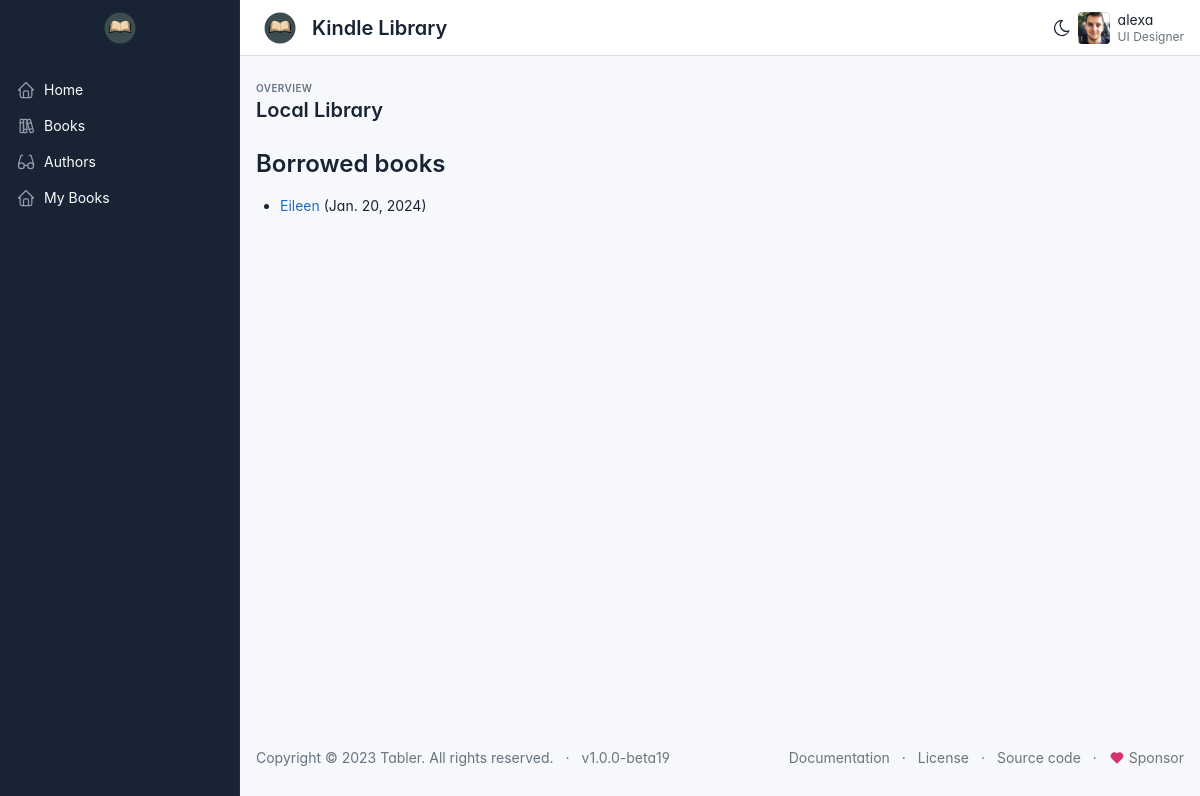
/mybooks/ (signed in), run on an earlier commit of the app's database.
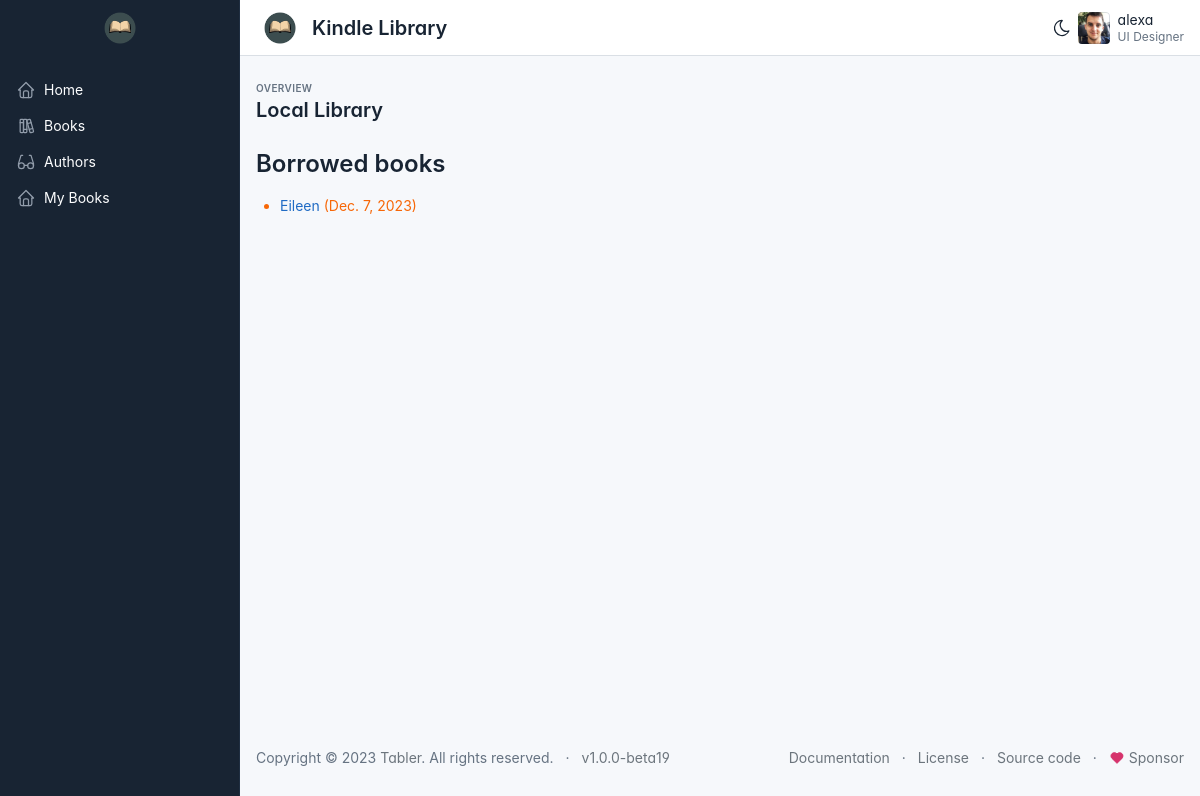
And on a later commit of the database.
### catalog/models.py (models this page shows, shortened)
class BookInstance(models.Model):
    id = models.UUIDField(primary_key=True, default=uuid.uuid4, help_text='Unique ID for this particular book across whole library')
    book = models.ForeignKey('Book', on_delete=models.RESTRICT,
    null=True)
    imprint = models.CharField(max_length=200)
    due_back = models.DateField(null=True, blank=True)
    borrower = models.ForeignKey(User, on_delete=models.SET_NULL, null=True, blank=True)
    LOAN_STATUS = (
        ('m', 'Maintence'),
        ('o', 'On loan'),
        ('a', 'Avaiable'),
        ('r', 'Reserved'),
    )
    status = models.CharField(
        max_length=1,
        choices=LOAN_STATUS,
        blank=True,
        default='m',
        help_text='Book availability',
    )
    class Meta:
        ordering=['due_back']
        permissions = (("can_mark_returned", "Set book as returned"),)
    def is_overdue(self):
        return bool(self.due_back and date.today() > self.due_back)
    def overdue_today(self):
        return bool(self.due_back and date.today() == self.due_back)

class Book(models.Model):
    title = models.CharField(max_length=200)
    author = models.ForeignKey('Author', on_delete=models.RESTRICT, null=True)
    summary = models.TextField(max_length=1000, help_text="Enter a brief description of the book")
    isbn = models.CharField('ISBN', max_length=13, help_text="13 Character <a href='https://www.isbn-international.org/content/what-isbn'>ISBN</a>")
    genre = models.ManyToManyField(Genre, help_text='Select a genre for this book')
    language = models.ForeignKey('Language', on_delete=models.SET_NULL, null=True)
    class Meta:
        ordering = ['title', 'author']
    def display_genre(self):
        return ','. join(genre.name for genre in self.genre.all()[:3])
    display_genre.short_description = 'Genre'

### catalog/views.py (the view)
# urls.py: path('mybooks/', views.LoanedBooksByUserListView.as_view(), name="my-borrowed"),
class LoanedBooksByUserListView(LoginRequiredMixin, generic.ListView):
    model = BookInstance
    template_name = 'catalog/bookinstance_list_borrowed_user.html'
    paginate_by = 10
    def get_queryset(self):
        return (
            BookInstance.objects.filter(borrower=self.request.user).filter(status__exact='o').order_by('due_back')
        )

### catalog/templates/catalog/bookinstance_list_borrowed_user.html
{% extends "base.html" %}
{% block content %}
    <h1>Borrowed books</h1>
    {% if bookinstance_list %}
        <ul>
            {% for bookinst in bookinstance_list %}
            <li class="{% if bookinst.is_overdue %}text-dange{% elif bookinst.overdue_today %}text-warning{% endif %}">
                <a href="[% url 'book-detail' bookinst.book.pk %]">{{ bookinst.book.title }}</a>
                ({{ bookinst.due_back }})
            </li>
            {% endfor %}
        </ul>
        {% else %}
            <p>There are no books borrowed.</p>
    {% endif %}
{% endblock %}

### catalog/templates/base.html (shortened to what this page needs)
<!doctype html>
<html lang="en">
  <head>
    <link href="https://cdn.jsdelivr.net/npm/bootstrap@5.3.2/dist/css/bootstrap.min.css" rel="stylesheet">
    {% load static %}
    <link href="{% static 'dist/css/tabler.min.css' %}" rel="stylesheet"/>
    <link href="{% static  'dist/css/tabler-flags.min.css' %}" rel="stylesheet"/>
    <link href="{% static 'dist/css/tabler-payments.min.css' %}" rel="stylesheet"/>
    <link href="{% static 'dist/css/tabler-vendors.min.css' %}" rel="stylesheet"/>
    <link href="{% static 'dist/css/demo.min.css' %}" rel="stylesheet"/>
  </head>
  <body >
     <div class="page">
      <aside class="navbar navbar-vertical navbar-expand-lg" data-bs-theme="dark">
        <div class="container-fluid">
          <h1 class="navbar-brand navbar-brand">
            <a href="{% url 'index' %}">
              <img src="{% static 'livro.png' %}" width="110" height="32" alt="Tabler" class="navbar-brand-image">
            </a>
          </h1>
          <div class="collapse navbar-collapse" id="sidebar-menu">
            <ul class="navbar-nav pt-lg-3">
              <li class="nav-item">
                <a class="nav-link" href="{% url 'index' %}" >
                  <span class="nav-link-icon d-md-none d-lg-inline-block">
                  </span>
                  <span class="nav-link-title">
                    Home
                  </span>
                </a>
              </li>
              <li class="nav-item">
                <a class="nav-link" href="{% url 'books' %}" >
                  <span class="nav-link-icon d-md-none d-lg-inline-block">
                  </span>
                  <span class="nav-link-title">
                    Books
                  </span>
                </a>
              </li>
              <li class="nav-item">
                <a class="nav-link" href="{% url 'authors' %}" >
                  <span class="nav-link-icon d-md-none d-lg-inline-block">
                  </span>
                  <span class="nav-link-title">
                    Authors
                  </span>
                </a>
              </li>
              {% if user.is_authenticated %}
                <li class="nav-item">
                  <a class="nav-link" href="{% url 'my-borrowed' %}" >
                    <span class="nav-link-icon d-md-none d-lg-inline-block">
                    </span>
                    <span class="nav-link-title">
                      My Books
                    </span>
                  </a>
                </li>
              {% endif %}
            </ul>
          </div>
        </div>
      </aside>
      <header class="navbar navbar-expand-md d-none d-lg-flex d-print-none" >
        <div class="container-xl">
          <h1 class="navbar-brand navbar-brand-autodark d-none-navbar-horizontal pe-0 pe-md-3">
            <a href="{% url 'index' %}">
              <img src="{% static 'livro.png' %}" width="110" height="32" alt="Tabler" class="navbar-brand-image">
            </a>
            {% block name %}
            Kindle Library
            {% endblock %}
          </h1>
          <div class="navbar-nav flex-row order-md-last">
            <div class="d-none d-md-flex">
              <a href="?theme=dark" class="nav-link px-0 hide-theme-dark" title="Enable dark mode" data-bs-toggle="tooltip"
		            data-bs-placement="bottom">
              </a>
            </div>
            {% if user.is_authenticated %}
              <div class="nav-item dropdown">
                <a href="#" class="nav-link d-flex lh-1 text-reset p-0" data-bs-toggle="dropdown" aria-label="Open user menu">
                <span class="avatar avatar-sm" style="background-image: url({% static 'avatars/000m.jpg' %})"></span>
                <div class="d-none d-xl-block ps-2">
                  <div>{{ user.get_username }}</div>
                    <div class="mt-1 small text-muted">UI Designer</div>
                    </div>
                </a>
              </div>
            {% endif %}
          </div>
        </div>
      </header>
      <div class="page-wrapper">
        <div class="page-header d-print-none">
          <div class="container-xl">
            <div class="row g-2 align-items-center">
              <div class="col">
                <div class="page-pretitle">
                  Overview
                </div>
                <h2 class="page-title">
                {% block title %}
                  Local Library
                {% endblock %}
                </h2>
              </div>
            </div>
          </div>
        </div>
        <div class="page-body">
          <div class="container-xl">
            {% block content %}
            {% endblock %}
          </div>
        </div>
        <footer class="footer footer-transparent d-print-none">
          <div class="container-xl">
            <div class="row text-center align-items-center flex-row-reverse">
              <div class="col-lg-auto ms-lg-auto">
                <ul class="list-inline list-inline-dots mb-0">
                  <li class="list-inline-item"><a href="https://tabler.io/docs" target="_blank" class="link-secondary" rel="noopener">Documentation</a></li>
                  <li class="list-inline-item"><a href="./license.html" class="link-secondary">License</a></li>
                  <li class="list-inline-item"><a href="https://github.com/tabler/tabler" target="_blank" class="link-secondary" rel="noopener">Source code</a></li>
                  <li class="list-inline-item">
                    <a href="https://github.com/sponsors/codecalm" target="_blank" class="link-secondary" rel="noopener">
                      Sponsor
                    </a>
                  </li>
                </ul>
              </div>
              <div class="col-12 col-lg-auto mt-3 mt-lg-0">
                <ul class="list-inline list-inline-dots mb-0">
                  <li class="list-inline-item">
                    Copyright &copy; 2023
                    <a href="." class="link-secondary">Tabler</a>.
                    All rights reserved.
                  </li>
                  <li class="list-inline-item">
                    <a href="./changelog.html" class="link-secondary" rel="noopener">
                      v1.0.0-beta19
                    </a>
                  </li>
                </ul>
              </div>
            </div>
          </div>
        </footer>
      </div>
    </div>
  </body>
</html>

### catalog/templates/base.html (style rules this page uses)
:root { --tblr-font-sans-serif: 'Inter Var', -apple-system, BlinkMacSystemFont, San Francisco, Segoe UI, Roboto, Helvetica Neue, sans-serif; }
body { font-feature-settings: "cv03", "cv04", "cv11"; }

What changed in the data, as far as the page shows it:
changed BookInstance "Eileen": due_back "Jan. 20, 2024" → "Dec. 7, 2023"
